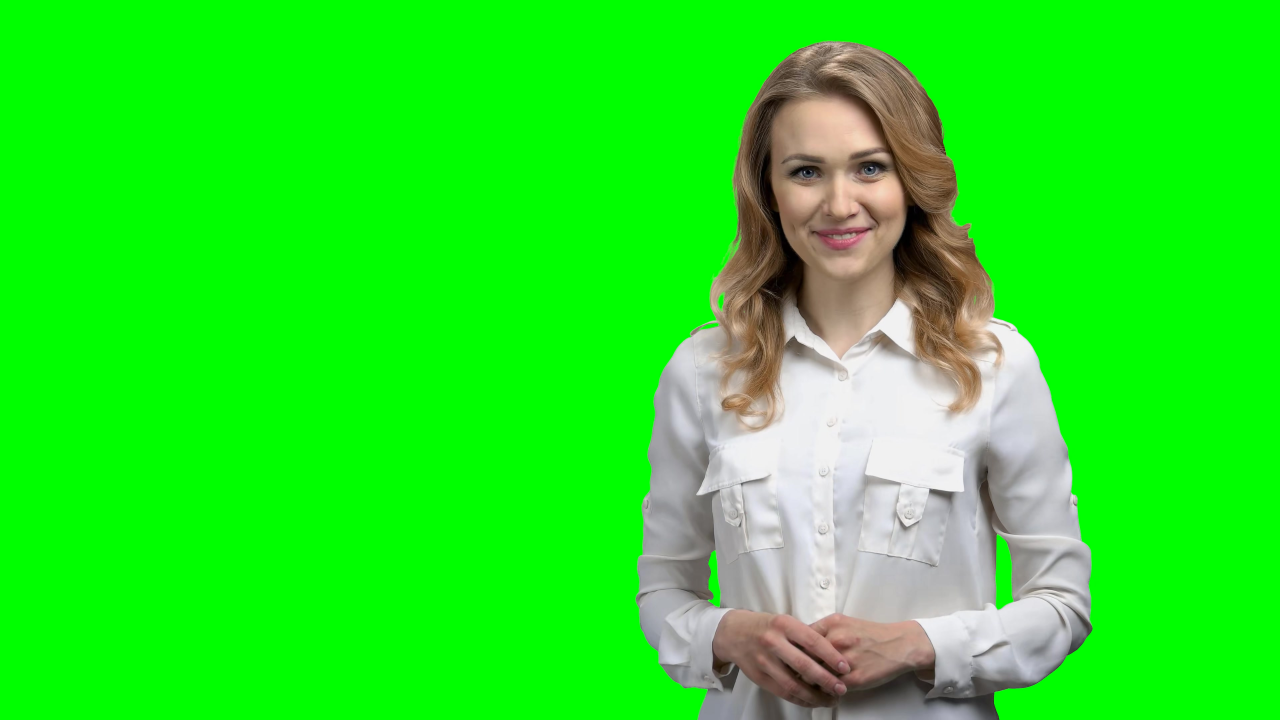
#> input picture report/img/demo2.png, 3840 x 2160 px, given as the content of the folder atting/dataset/VideoMatte20KFrames/validConvLSTM366/pred_pha, which was not available (shown at 1/3 size)
$ jupyter execute --allow-errors analysis.ipynb   (older library calls are emulated)   (text cells are left out)
#> lines starting #> are read from the running program, lines starting #| are printed output that depends on the picture; pictures that were not available may be replaced by others from this repository, and a replacement may not be noted
[cell 1]
import os

import cv2
import matplotlib.pyplot as plt
import numpy as np
import pandas as pd
from PIL import Image
from tqdm.notebook import tqdm

[cell 2]
# [4 lines of commented-out code are left out]
TRANSFER_PATH = r"D:\Downloads\Background Matting\dataset\VideoMatte20KFrames\validConvLSTM366"
CONVLSTM_PATH = r"D:\Downloads\Background Matting\dataset\VideoMatte20KFrames\validConvLSTM366n"
ORIGINAL_PATH = r"D:\Downloads\Background Matting\dataset\VideoMatte20KFrames\validOriginal"

[cell 3]
def read_img(pathname, mode="L"):
#> called with mode = 'L'
    with Image.open(pathname) as img:
#> img is the input picture: PIL image 3840x2160 RGB; mean R, G, B 39.7, 231.6, 35.4
        return img.convert(mode)

[cell 4]
def get_img_list(path, mode="L"):
    return [read_img(os.path.join(path, name), mode) for name in os.listdir(path)]

[cell 5]
class MetricMAD:
    def __call__(self, pred, true):
        return np.abs(pred - true).mean()

[cell 6]
class MetricMSE:
    def __call__(self, pred, true):
        return ((pred - true) ** 2).mean()

[cell 7]
class MetricGRAD:
    def __init__(self, sigma=1.4):
        self.filter_x, self.filter_y = self.gauss_filter(sigma)

    def __call__(self, pred, true):
        pred_normed = np.zeros_like(pred)
        true_normed = np.zeros_like(true)
        cv2.normalize(pred, pred_normed, 1.0, 0.0, cv2.NORM_MINMAX)
        cv2.normalize(true, true_normed, 1.0, 0.0, cv2.NORM_MINMAX)

        true_grad = self.gauss_gradient(true_normed).astype(np.float32)
        pred_grad = self.gauss_gradient(pred_normed).astype(np.float32)

        grad_loss = ((true_grad - pred_grad) ** 2).sum()
        return grad_loss / 1000

    def gauss_gradient(self, img):
        img_filtered_x = cv2.filter2D(img, -1, self.filter_x, borderType=cv2.BORDER_REPLICATE)
        img_filtered_y = cv2.filter2D(img, -1, self.filter_y, borderType=cv2.BORDER_REPLICATE)
        return np.sqrt(img_filtered_x ** 2 + img_filtered_y ** 2)

    @staticmethod
    def gauss_filter(sigma, epsilon=1e-2):
        half_size = np.ceil(sigma * np.sqrt(-2 * np.log(np.sqrt(2 * np.pi) * sigma * epsilon)))
        size = np.int(2 * half_size + 1)

        # create filter in x axis
        filter_x = np.zeros((size, size))
        for i in range(size):
            for j in range(size):
                filter_x[i, j] = MetricGRAD.gaussian(i - half_size, sigma) * MetricGRAD.dgaussian(j - half_size, sigma)

        # normalize filter
        norm = np.sqrt((filter_x ** 2).sum())
        filter_x = filter_x / norm
        filter_y = np.transpose(filter_x)

        return filter_x, filter_y

    @staticmethod
    def gaussian(x, sigma):
        return np.exp(-(x ** 2) / (2 * sigma ** 2)) / (sigma * np.sqrt(2 * np.pi))

    @staticmethod
    def dgaussian(x, sigma):
        return -x * MetricGRAD.gaussian(x, sigma) / sigma ** 2

[cell 8]
class MetricCONN:
    def __call__(self, pred, true):
        step = 0.1
        thresh_steps = np.arange(0, 1 + step, step)
        round_down_map = -np.ones_like(true)
        for i in range(1, len(thresh_steps)):
            true_thresh = true >= thresh_steps[i]
            pred_thresh = pred >= thresh_steps[i]
            intersection = (true_thresh & pred_thresh).astype(np.uint8)

            # connected components
            _, output, stats, _ = cv2.connectedComponentsWithStats(intersection, connectivity=4)
            # start from 1 in dim 0 to exclude background
            size = stats[1:, -1]

            # largest connected component of the intersection
            omega = np.zeros_like(true)
            if len(size) != 0:
                max_id = np.argmax(size)
                # plus one to include background
                omega[output == max_id + 1] = 1

            mask = (round_down_map == -1) & (omega == 0)
            round_down_map[mask] = thresh_steps[i - 1]
        round_down_map[round_down_map == -1] = 1

        true_diff = true - round_down_map
        pred_diff = pred - round_down_map
        # only calculate difference larger than or equal to 0.15
        true_phi = 1 - true_diff * (true_diff >= 0.15)
        pred_phi = 1 - pred_diff * (pred_diff >= 0.15)

        connectivity_error = np.sum(np.abs(true_phi - pred_phi))
        return connectivity_error / 1000

[cell 9]
metric_list = [MetricMAD(), MetricMSE(), MetricGRAD(), MetricCONN()]

[cell 10]
def get_result_list(path):
    pred_pha_list = get_img_list(os.path.join(path, "pred_pha"))
    gt_pha_list = get_img_list(os.path.join(path, "true_pha"))
#> call 2 of get_img_list, with mode = 'L'
    ret = []
    for pred_pha, true_pha in zip(pred_pha_list, gt_pha_list):
        ret.append([metric(np.array(pred_pha), np.array(true_pha)) for metric in metric_list])
#> this loop made 1 pass
#> pass 1, in gauss_gradient, `img_filtered_x = cv2.filter2D(img, -1, self.filter_x, borderType=cv2.B..`:
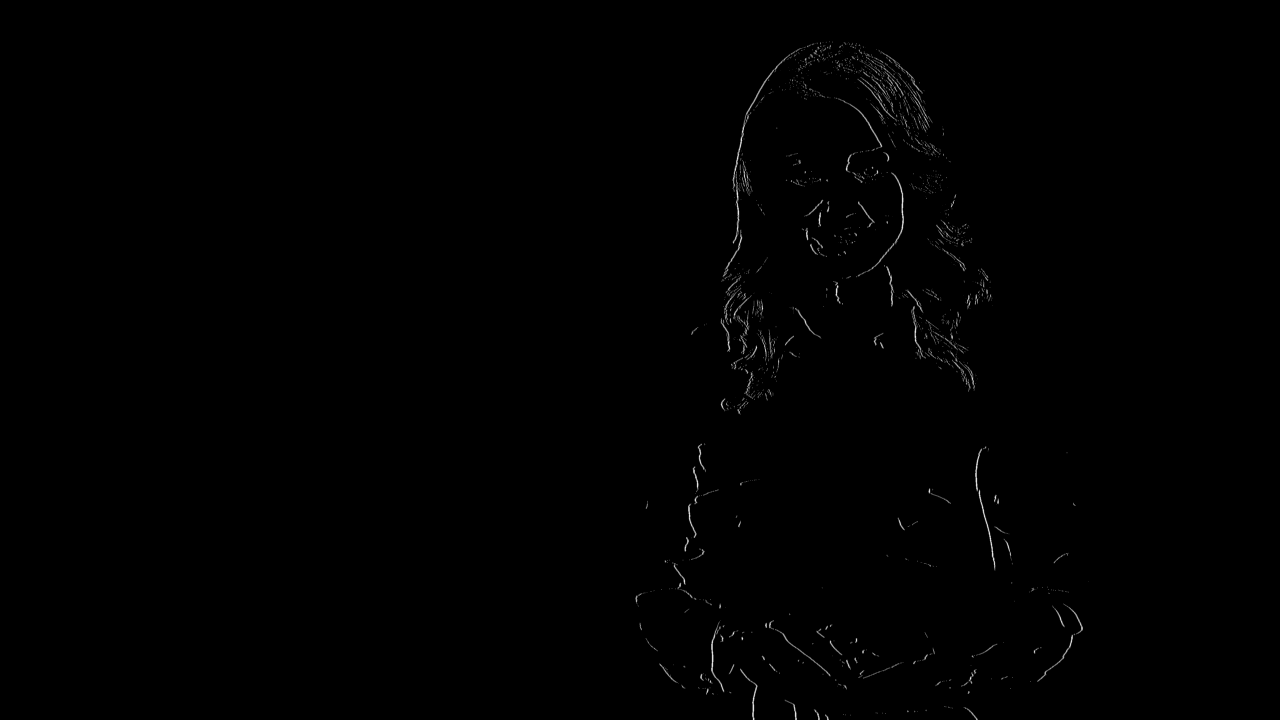
#> img_filtered_x: shape (2160, 3840) (shown at 1/3 size); min 0, max 3, mean 0.0103; drawn with min black and max white
#> after the loop, ret = [[0, 0, 0, 0]]
    return ret

[cell 11]
transfer_result_list = get_result_list(TRANSFER_PATH)
#> transfer_result_list = [[0, 0, 0, 0]]
convSLTM_result_list = get_result_list(CONVLSTM_PATH)
#> the loop in get_result_list (call 2), `for pred_pha, true_pha in zip(pred_pha_list, gt_pha_list):` made 1 pass
#> pass 1, in __call__ (call 2), `true_phi = 1 - true_diff * (true_diff >= 0.15)`:
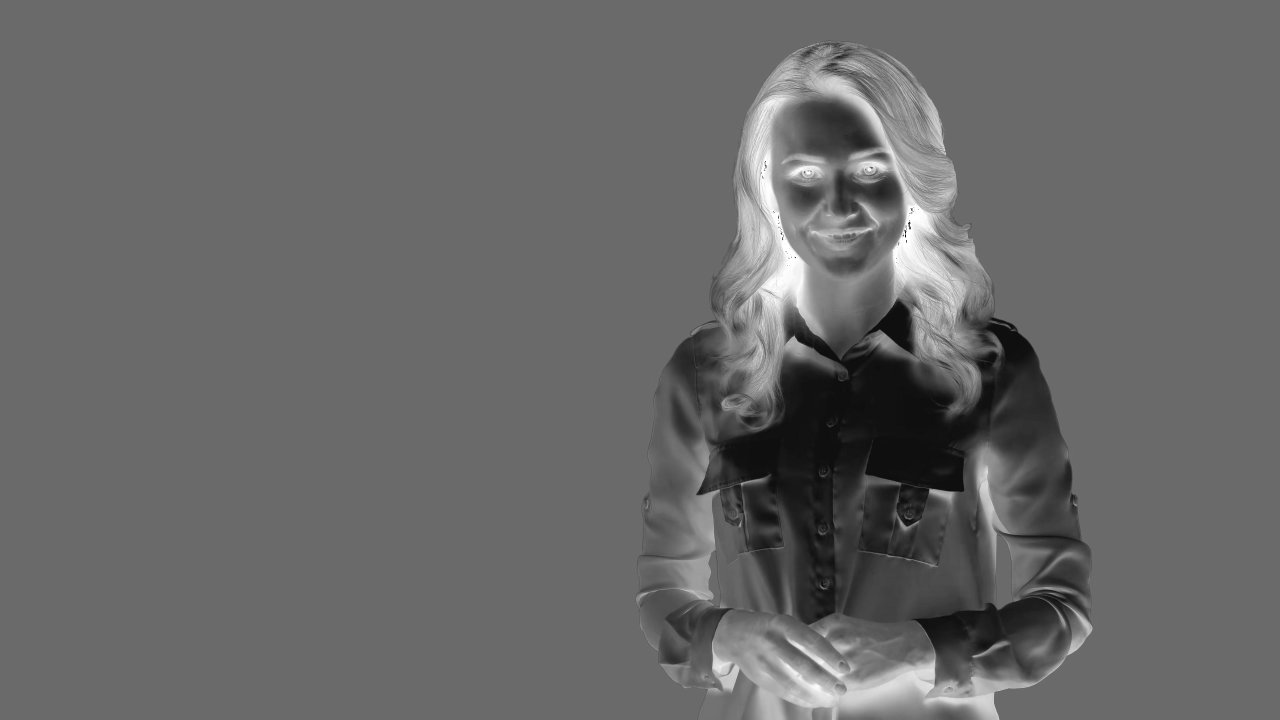
#> true_phi: shape (2160, 3840) (shown at 1/3 size); min 0, max 255, mean 103.9
#> convSLTM_result_list = [[0, 0, 0, 0]]
original_result_list = get_result_list(ORIGINAL_PATH)
#> original_result_list = [[0, 0, 0, 0]]

[cell 12]
transfer = pd.DataFrame(transfer_result_list, columns=["MAD", "MSE", "GRAD", "CONN"]).mean()
transfer

[cell 13]
convLSTM = pd.DataFrame(convSLTM_result_list, columns=["MAD", "MSE", "GRAD", "CONN"]).mean()
convLSTM

[cell 14]
original = pd.DataFrame(original_result_list, columns=["MAD", "MSE", "GRAD", "CONN"]).mean()
original

[cell 15]
result = pd.DataFrame(dict(original=original, transfer=transfer, convLSTM=convLSTM)).T
#> result = table of 3 rows and 4 columns
result
#> Out = table of 3 rows and 4 columns

#> (a cell that did not finish here is left out)

[cell 17]
DATASET_PATH = r"D:\Downloads\Background Matting\dataset\VideoMatte20KFrames"

[cell 18]
def get_file_count(path):
    return len(list(os.listdir(path)))

[cell 19]
train_path = os.path.join(DATASET_PATH, "train", "fgr")
cnt = 0
#> (the rest of this cell did not finish here and is left out)

[cell 20]
test_path = os.path.join(DATASET_PATH, "test", "fgr")
cnt = 0
#> (the rest of this cell did not finish here and is left out)

[cell 21]
928 / (928 + 7032)

[cell 22]
import os

import matplotlib as mpl
import matplotlib.pyplot as plt
import numpy as np
import seaborn as sns
from cycler import cycler
from scipy.interpolate import make_interp_spline
from tensorboard.backend.event_processing import event_accumulator
from tqdm.notebook import tqdm

sns.set()

[cell 23]
data = [
    {
        "name": "w/ ConvLSTM",
        "runs": r"E:\Projects\Other\jupyterlab\notebook\ENGN 8501\Group\ENGN8501GroupProject\log\transferConvLSTM2\events.out.tfevents.1635297971.David-Notebook.19116.0",
    },
    {
        "name": "w/o ConvLSTM",
        "runs": r"E:\Projects\Other\jupyterlab\notebook\ENGN 8501\Group\ENGN8501GroupProject\log\transfer1\events.out.tfevents.1635266183.David-Notebook.9316.0",
    },
]

[cell 24]
for i in range(len(data)):
    runs = data[i]["runs"]
    ea = event_accumulator.EventAccumulator(runs)
    ea.Reload()
    data[i]["loss"] = ea.scalars.Items("loss")

[cell 25]
mpl.rc("font", family="Calibri", size=14)
colors = cycler(color=[mpl.colors.to_hex(cp) for cp in sns.color_palette()])
colors

[cell 26]
plt.figure(figsize=(16, 5))
#> (the rest of this cell did not finish here and is left out)

[cell 27]
data = [
    dict(name="w/ ConvLSTM", path=r"D:\Downloads\Background Matting\dataset\VideoMatte20KFrames\validConvLSTM366n"),
    dict(name="w/o ConvLSTM", path=r"D:\Downloads\Background Matting\dataset\VideoMatte20KFrames\validConvLSTM366"),
    dict(name="Original", path=r"D:\Downloads\Background Matting\dataset\VideoMatte20KFrames\validOriginal366"),
]

[cell 28]
img_per_row = 12

[cell 29]
img_count = len(os.listdir(os.path.join(data[0]["path"], "true_src")))
img_count = img_count // 10 * 10
img_count

[cell 30]
index_list = np.round(np.linspace(0, img_count, img_per_row)).astype(np.int)
#> index_list = [0, 0, 0, 0, 0, 0, 0, 0, 0, 0, 0, 0]
index_list.tolist()
#> Out = [0, 0, 0, 0, 0, 0, 0, 0, 0, 0, 0, 0]

[cell 31]
time_list = (index_list) / 30
#> time_list = [0, 0, 0, 0, 0, 0, 0, 0, 0, 0, 0, 0]
time_list = [f"t = {item:.1f}s" for item in time_list]
#> time_list = ['t = 0.0s', 't = 0.0s', 't = 0.0s', 't = 0.0s', 't = 0.0s', 't = 0.0s', 't = 0.0s', 't = 0.0s', 't = 0.0s', 't = 0.0s', 't = 0.0s', 't = 0.0s']
time_list
#> Out has the same summary as time_list

[cell 32]
def get_img_list(path, index_list, mode="RGB"):
    ret = []
    for i in index_list:
        with Image.open(os.path.join(path, f"{i:06d}.png")) as img:
            ret.append(img.convert(mode))
    return ret

[cell 33]
def get_composed_img_list(path, index_list):
    alpha_img_list = get_img_list(os.path.join(path, "pred_pha"), index_list, "L")
#> call 2 of get_img_list, with index_list = array of shape (12,), mode = 'L'
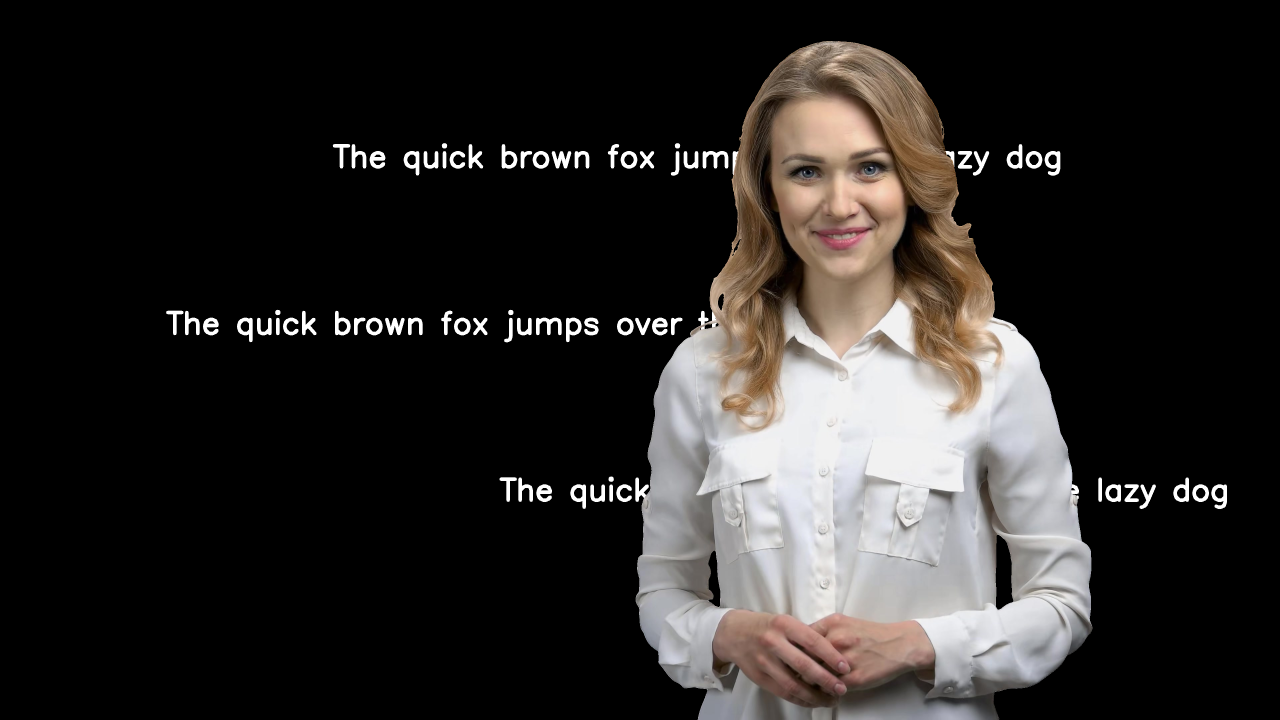
#> input picture report/img/demo4.png, 3840 x 2160 px, given in place of 000000.png, which was not available (shown at 1/3 size)
#> in get_img_list, img is the input picture: PIL image 3840x2160 RGB; mean R, G, B 42.6, 39.9, 38.3
    src_img_list = get_img_list(os.path.join(path, "true_src"), index_list)
    assert len(alpha_img_list) == len(src_img_list)
    ret = []
    for i in range(len(src_img_list)):
        alpha = alpha_img_list[i]
        src = src_img_list[i]
        width, height = alpha.size
        matte = np.array(alpha).reshape((width, height, 1)) / 255
        green_background = np.zeros((width, height, 3))
        green_background[:, :, 1] += 255
        ret.append((matte * np.array(src) + (1 - matte) * green_background).astype(np.int))
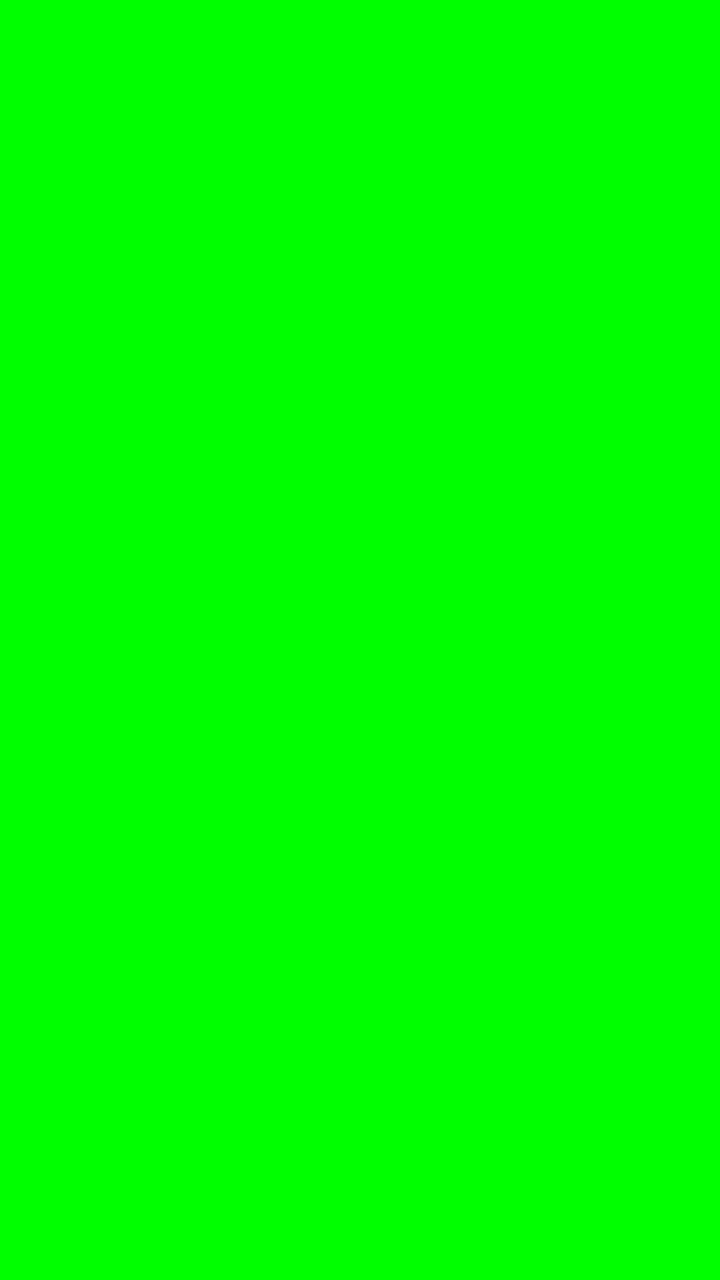
#> green_background: shape (3840, 2160, 3) float64 (shown at 1/3 size); mean of channels 0, 1, 2 0, 255, 0; drawn as R, G, B
    return ret

[cell 34]
ncol = img_per_row
nrow = len(data) + 1
idx = 0
plt.figure(figsize=(2 * ncol, 2 * nrow))
for col, img in enumerate(
    get_img_list(r"D:\Downloads\Background Matting\dataset\VideoMatte20KFrames\validConvLSTM366\true_src", index_list)
):
    idx += 1
    ax = plt.subplot(nrow, ncol, idx)
    ax.set_xticks([])
    ax.set_yticks([])
    if col == 0:
        ax.set_ylabel("Source")
    ax.spines["top"].set_visible(False)
    ax.spines["right"].set_visible(False)
    ax.spines["bottom"].set_visible(False)
    ax.spines["left"].set_visible(False)
    ax.set_title(time_list[col])
    ax.imshow(img)

#> (the rest of this cell did not finish here and is left out)

[cell 35]
data = [
    dict(name=f"w/ ConvLSTM", path=rf"D:\Downloads\Background Matting\dataset\VideoMatte20KFrames\validConvLSTM71\state_h_42"),
    dict(name=f"w/o ConvLSTM", path=rf"D:\Downloads\Background Matting\dataset\VideoMatte20KFrames\validTransfer71\state_h_42"),
]
data

[cell 36]
img_count = len(os.listdir(data[0]["path"]))
img_count = img_count // 10 * 10
img_count

[cell 37]
img_per_row = 3

[cell 38]
# index_list = np.round(np.linspace(0, img_count, img_per_row)).astype(np.int)
# index_list.tolist()
index_list = np.array([0, 44, 176])
index_list

[cell 39]
time_list = (index_list) / 30
time_list = [f"t = {item:.1f}s" for item in time_list]
time_list

[cell 40]
ncol = img_per_row
nrow = len(data) + 1
idx = 0
plt.figure(figsize=(2 * ncol, 2 * nrow))
#> (the rest of this cell did not finish here and is left out)
